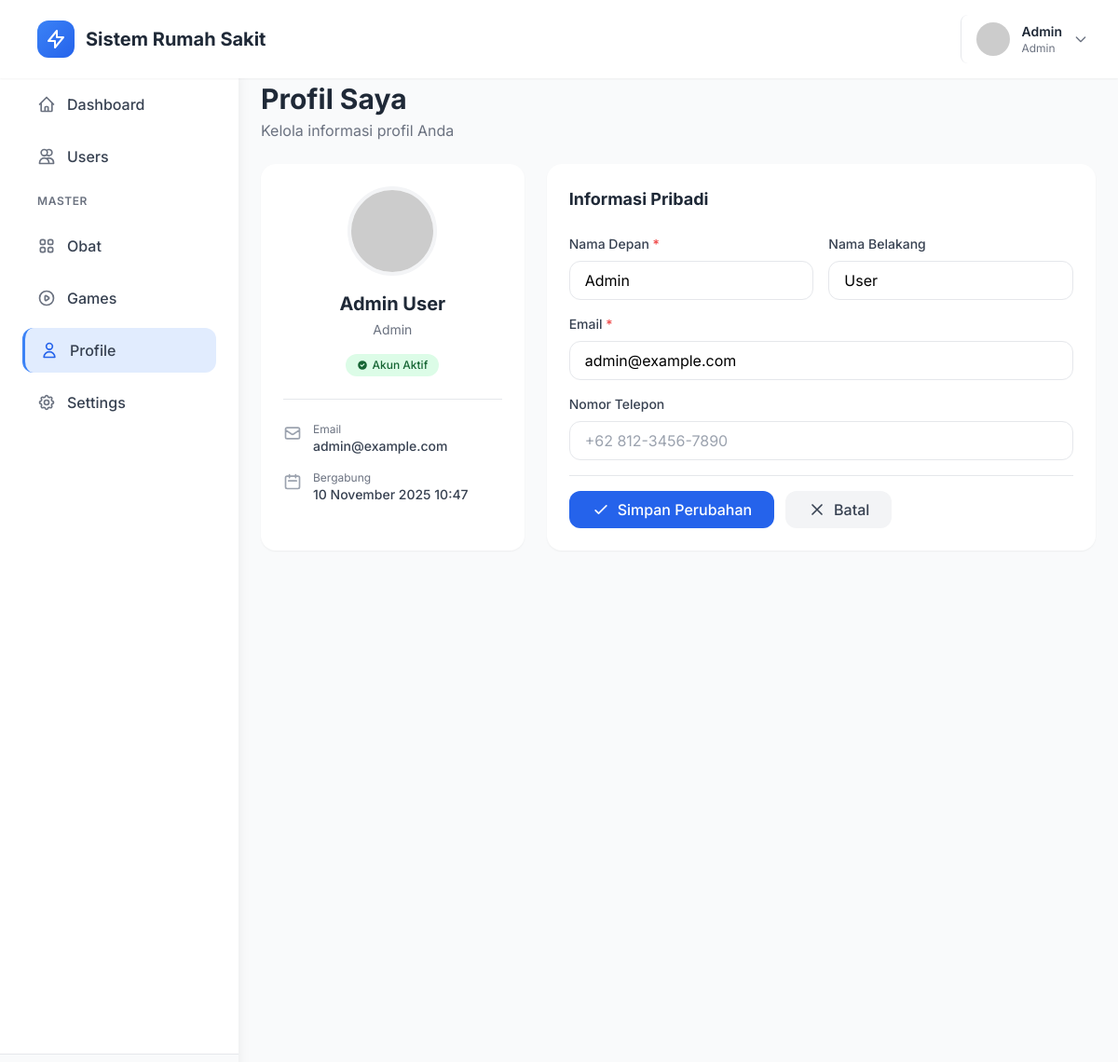
Screenshot of /index.php?page=profile (signed in) with the database file from the repository.
### tables this page shows
CREATE TABLE IF NOT EXISTS users (
    id INT PRIMARY KEY AUTO_INCREMENT,
    username VARCHAR(50) NOT NULL UNIQUE,
    email VARCHAR(100) NOT NULL UNIQUE,
    password VARCHAR(255) NOT NULL,
    first_name VARCHAR(50),
    last_name VARCHAR(50),
    phone VARCHAR(20),
    avatar VARCHAR(255) DEFAULT 'default-avatar.png',
    role_id INT NOT NULL DEFAULT 4,
    is_active TINYINT(1) DEFAULT 1,
    last_login DATETIME,
    created_at TIMESTAMP DEFAULT CURRENT_TIMESTAMP,
    updated_at TIMESTAMP DEFAULT CURRENT_TIMESTAMP ON UPDATE CURRENT_TIMESTAMP,
    FOREIGN KEY (role_id) REFERENCES roles(id) ON DELETE RESTRICT,
    INDEX idx_username (username),
    INDEX idx_email (email),
    INDEX idx_role_id (role_id)
);

CREATE TABLE IF NOT EXISTS roles (
    id INT PRIMARY KEY AUTO_INCREMENT,
    role_name VARCHAR(50) NOT NULL UNIQUE,
    description TEXT,
    created_at TIMESTAMP DEFAULT CURRENT_TIMESTAMP
);

### includes/functions.php (called while the page is built, shortened)
<?php
function isLoggedIn() {
    return isset($_SESSION['user_id']);
}
function getCurrentUser() {
    global $pdo;
    $stmt = $pdo->prepare("
        SELECT u.*, r.role_name
        FROM users u
        JOIN roles r ON u.role_id = r.id
        WHERE u.id = ?
    ");
    $stmt->execute([$_SESSION['user_id']]);
    return $stmt->fetch();
}
function formatDate($date) {
    return date('d F Y H:i', strtotime($date));
}
function getAvatarUrl($avatar) {
    if (empty($avatar) || $avatar === 'default-avatar.png') {
        return 'https://ui-avatars.com/api/?name=' . urlencode($_SESSION['username'] ?? 'User') . '&background=3b82f6&color=fff';
    }
    return BASE_URL . 'assets/uploads/avatars/' . $avatar;
}

### pages/profile/index.php (the view, shortened to what this page needs)
<?php
$currentUser = getCurrentUser();
?>
<div class="mb-6">
    <h1 class="text-3xl font-bold text-gray-800">Profil Saya</h1>
    <p class="text-gray-500 mt-1">Kelola informasi profil Anda</p>
</div>
<div class="grid grid-cols-1 lg:grid-cols-3 gap-6">
    <div class="bg-white rounded-2xl shadow-sm p-6">
        <div class="text-center">
            <img src="<?php echo getAvatarUrl($currentUser['avatar']); ?>" class="w-24 h-24 rounded-full mx-auto mb-4 border-4 border-gray-100">
            <h3 class="text-xl font-bold text-gray-800"><?php echo htmlspecialchars($currentUser['first_name'] . ' ' . $currentUser['last_name']); ?></h3>
            <p class="text-sm text-gray-500 mt-1"><?php echo ucfirst($currentUser['role_name']); ?></p>
            <div class="mt-4">
                <span class="inline-flex items-center px-3 py-1 rounded-full text-xs font-medium bg-green-100 text-green-800">
                    <svg class="w-3 h-3 mr-1" fill="currentColor" viewBox="0 0 20 20">
                        <path fill-rule="evenodd" d="M10 18a8 8 0 100-16 8 8 0 000 16zm3.707-9.293a1 1 0 00-1.414-1.414L9 10.586 7.707 9.293a1 1 0 00-1.414 1.414l2 2a1 1 0 001.414 0l4-4z" clip-rule="evenodd"/>
                    </svg>
                    Akun Aktif
                </span>
            </div>
        </div>
        <div class="mt-6 pt-6 border-t space-y-4">
            <div class="flex items-start space-x-3 text-sm">
                <svg class="w-5 h-5 text-gray-400 flex-shrink-0 mt-0.5" fill="none" stroke="currentColor" viewBox="0 0 24 24">
                    <path stroke-linecap="round" stroke-linejoin="round" stroke-width="2" d="M3 8l7.89 5.26a2 2 0 002.22 0L21 8M5 19h14a2 2 0 002-2V7a2 2 0 00-2-2H5a2 2 0 00-2 2v10a2 2 0 002 2z"/>
                </svg>
                <div class="flex-1 min-w-0">
                    <p class="text-xs text-gray-500">Email</p>
                    <p class="text-gray-700 font-medium truncate"><?php echo htmlspecialchars($currentUser['email']); ?></p>
                </div>
            </div>
            <div class="flex items-start space-x-3 text-sm">
                <svg class="w-5 h-5 text-gray-400 flex-shrink-0 mt-0.5" fill="none" stroke="currentColor" viewBox="0 0 24 24">
                    <path stroke-linecap="round" stroke-linejoin="round" stroke-width="2" d="M8 7V3m8 4V3m-9 8h10M5 21h14a2 2 0 002-2V7a2 2 0 00-2-2H5a2 2 0 00-2 2v12a2 2 0 002 2z"/>
                </svg>
                <div class="flex-1 min-w-0">
                    <p class="text-xs text-gray-500">Bergabung</p>
                    <p class="text-gray-700 font-medium"><?php echo formatDate($currentUser['created_at']); ?></p>
                </div>
            </div>
        </div>
    </div>
    <div class="lg:col-span-2 bg-white rounded-2xl shadow-sm p-6">
        <h3 class="text-lg font-bold text-gray-800 mb-6">Informasi Pribadi</h3>
        <form method="POST" class="space-y-4">
            <div class="grid grid-cols-1 md:grid-cols-2 gap-4">
                <div>
                    <label class="block text-sm font-medium text-gray-700 mb-2">
                        Nama Depan <span class="text-red-500">*</span>
                    </label>
                    <input type="text" name="first_name" required
                           value="<?php echo htmlspecialchars($currentUser['first_name']); ?>"
                           class="w-full px-4 py-2 border border-gray-200 rounded-xl focus:ring-2 focus:ring-blue-500 focus:border-transparent outline-none transition">
                </div>
                <div>
                    <label class="block text-sm font-medium text-gray-700 mb-2">Nama Belakang</label>
                    <input type="text" name="last_name"
                           value="<?php echo htmlspecialchars($currentUser['last_name']); ?>"
                           class="w-full px-4 py-2 border border-gray-200 rounded-xl focus:ring-2 focus:ring-blue-500 focus:border-transparent outline-none transition">
                </div>
            </div>
            <div>
                <label class="block text-sm font-medium text-gray-700 mb-2">
                    Email <span class="text-red-500">*</span>
                </label>
                <input type="email" name="email" required
                       value="<?php echo htmlspecialchars($currentUser['email']); ?>"
                       class="w-full px-4 py-2 border border-gray-200 rounded-xl focus:ring-2 focus:ring-blue-500 focus:border-transparent outline-none transition">
            </div>
            <div>
                <label class="block text-sm font-medium text-gray-700 mb-2">Nomor Telepon</label>
                <input type="tel" name="phone"
                       value="<?php echo htmlspecialchars($currentUser['phone']); ?>"
                       placeholder="+62 812-3456-7890"
                       class="w-full px-4 py-2 border border-gray-200 rounded-xl focus:ring-2 focus:ring-blue-500 focus:border-transparent outline-none transition">
            </div>
            <div class="flex space-x-3 pt-4 border-t">
                <button type="submit" class="bg-blue-600 hover:bg-blue-700 text-white font-medium py-2 px-6 rounded-xl transition-colors inline-flex items-center space-x-2">
                    <svg class="w-5 h-5" fill="none" stroke="currentColor" viewBox="0 0 24 24">
                        <path stroke-linecap="round" stroke-linejoin="round" stroke-width="2" d="M5 13l4 4L19 7"/>
                    </svg>
                    <span>Simpan Perubahan</span>
                </button>
                <a href="index.php?page=dashboard" class="bg-gray-100 hover:bg-gray-200 text-gray-700 font-medium py-2 px-6 rounded-xl transition-colors inline-flex items-center space-x-2">
                    <svg class="w-5 h-5" fill="none" stroke="currentColor" viewBox="0 0 24 24">
                        <path stroke-linecap="round" stroke-linejoin="round" stroke-width="2" d="M6 18L18 6M6 6l12 12"/>
                    </svg>
                    <span>Batal</span>
                </a>
            </div>
        </form>
    </div>
</div>

### includes/header.php (shortened to what this page needs)
<!DOCTYPE html>
<html lang="id">
<head>
    <script src="https://cdn.tailwindcss.com"></script>
</head>
<body class="bg-gray-50">
    <nav class="bg-white shadow-sm fixed top-0 left-0 right-0 z-50">
        <div class="flex items-center justify-between px-6 py-4">
            <div class="flex items-center space-x-4">
                <div class="flex items-center space-x-3">
                    <div class="w-10 h-10 bg-gradient-to-br from-blue-500 to-blue-600 rounded-xl flex items-center justify-center">
                        <svg class="w-6 h-6 text-white" fill="none" stroke="currentColor" viewBox="0 0 24 24">
                            <path stroke-linecap="round" stroke-linejoin="round" stroke-width="2" d="M13 10V3L4 14h7v7l9-11h-7z"/>
                        </svg>
                    </div>
                    <span class="text-xl font-bold text-gray-800"><?php echo SITE_NAME; ?></span>
                </div>
            </div>
            <div class="flex items-center space-x-4">
                <div class="relative">
                    <button onclick="toggleProfileMenu()" class="flex items-center space-x-3 pl-4 border-l hover:bg-gray-50 rounded-lg p-2 transition-colors">
                        <img src="<?php echo getAvatarUrl($currentUser['avatar']); ?>" class="w-9 h-9 rounded-full">
                        <div class="hidden md:block text-left">
                            <p class="text-sm font-semibold text-gray-800"><?php echo htmlspecialchars($currentUser['first_name']); ?></p>
                            <p class="text-xs text-gray-500"><?php echo ucfirst($currentUser['role_name']); ?></p>
                        </div>
                        <svg class="w-4 h-4 text-gray-500" fill="none" stroke="currentColor" viewBox="0 0 24 24">
                            <path stroke-linecap="round" stroke-linejoin="round" stroke-width="2" d="M19 9l-7 7-7-7"/>
                        </svg>
                    </button>
                </div>
            </div>
        </div>
    </nav>

### includes/header.php (style rules this page uses)
* { font-family: 'Inter', sans-serif; }
body { background: #f8f9fa; }

### rows the page displays
users: first_name "Admin", role.role_name "Admin", first_name+last_name "Admin User", email "admin@example.com", created_at "10 November 2025 10:47", last_name "User"

### other values shown
SITE_NAME "Sistem Rumah Sakit"
